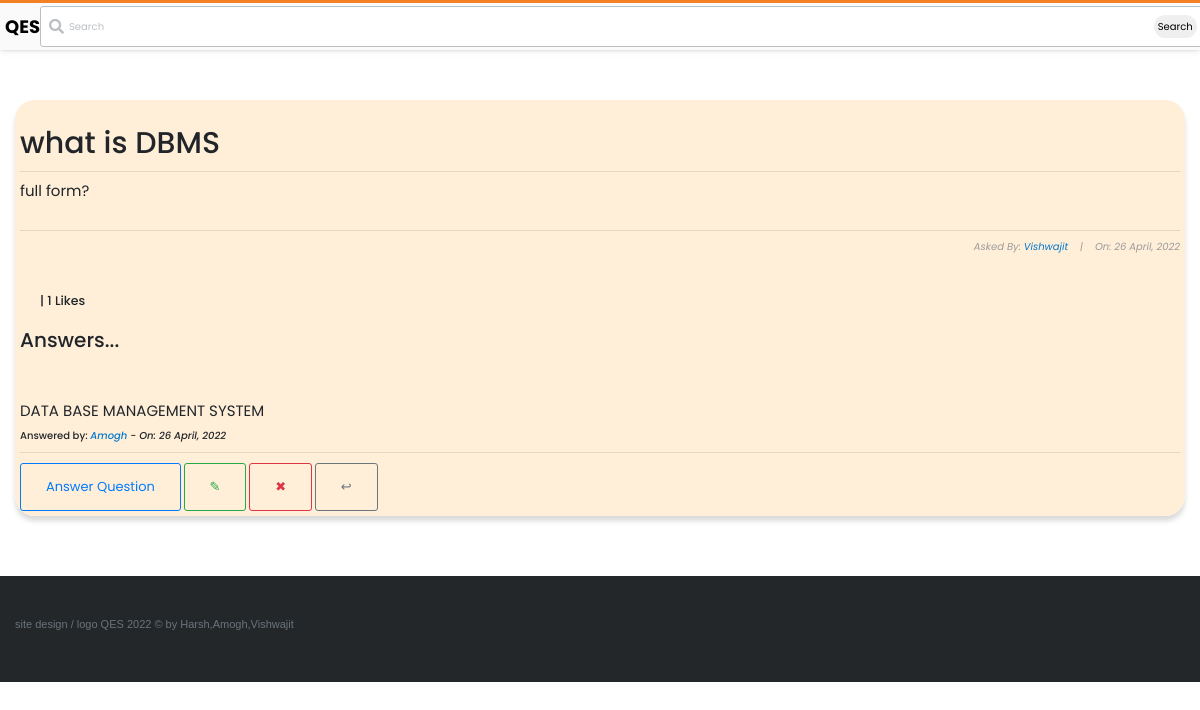
Screenshot of /questions/10/ (signed in) with the database file from the repository.
### stackbase/models.py (models this page shows, shortened)
class Question(models.Model):
    user = models.ForeignKey(User, on_delete=models.CASCADE)
    title = models.CharField(max_length=10000)
    content = RichTextField()
    likes = models.ManyToManyField(User, related_name='question_post')
    date_created = models.DateTimeField(default=timezone.now)
    def total_likes(self):
        return self.likes.count()

class Comment(models.Model):
    question = models.ForeignKey(Question, related_name="comment", on_delete=models.CASCADE)
    name = models.CharField(max_length=1000)
    content = RichTextField()
    date_created = models.DateTimeField(default=timezone.now)

### stackbase/views.py (the view)
# urls.py: path('questions/<int:pk>/', views.QuestionDetailView.as_view(), name="question-detail"),
class QuestionDetailView(DetailView):
    model = Question
    def get_context_data(self, *args, **kwargs):
        context = super(QuestionDetailView, self).get_context_data()
        something = get_object_or_404(Question, id=self.kwargs['pk'])
        total_likes = something.total_likes()
        liked = False
        if something.likes.filter(id=self.request.user.id).exists():
            liked = True
        context['total_likes'] = total_likes
        context['liked'] = liked
        return context

### stackbase/templates/stackbase/question_detail.html (shortened to what this page needs)
{% extends 'base.html' %}
{% block content %}
<!DOCTYPE html>
<html lang="en">
<head>
</head>
<body>
    <div class="container">
        <div class="list-question">
            <div class="questions">
                <div class="container" style="background-color: rgba(255, 235, 209, 0.808); padding: 5px; box-shadow: rgba(0, 0, 0, 0.15) 0px 5px 5px 0px; border-radius: 20px;" >
                    <h3 id="fh3">{{question.title}}</h3>
                    <hr>
                    <h6 id="fh6">{{ question.content|safe }}</h6>
                    <hr>
                    <h6 id="fh6" style="font-size: 10px; font-style: italic; color: rgb(155, 155, 155); text-align: right;">Asked By: <a href="{% url 'profile' %}">{{ object.user|title }}</a>&nbsp;&nbsp;&nbsp; |&nbsp;&nbsp;&nbsp; On: {{ object.date_created|date:"j F, Y" }}</h6>
                    <br>
                        <form action="{% url 'stackbase:like_post' object.pk %}" method="POST">
                            {% if user.is_authenticated %}
                                {% if liked %}
                                    <div style="display: flex; align-items: center; margin-left: 10px;">
                                        <button type="submit" name="question_id" value="{{ question.id }}" style="border: none; border-radius: 60px;"><img src="https://image.similarpng.com/very-thumbnail/2020/06/Dislike-icon-transparent-PNG.png" alt="" style="width: 40px;"></button> <h5 style="margin-left: 10px; cursor: pointer;"> |  {{ total_likes }} Likes</h5>
                                    </div>
                                {% else %}
                                    <div style="display: flex; align-items: center; margin-left: 10px;">
                                        <h5 style="margin-left: 10px; cursor: pointer;"> |  {{ total_likes }} Likes</h5>
                                    </div>
                                {% endif %}
                            {% else %}
                                <h5 style="margin-left: 10px; cursor: pointer;"><a href="{% url 'login' %}">Login</a> to Like Question |  {{ total_likes }} Likes</h5>
                            {% endif %}
                        </form>
                    <br>
                    <h2>Answers...</h2> <br><br><br>
                    {% if not question.comment.all %}
                        <h3>No Answers yet... <a href="">Answer Question</a> </h3>
                    {% else %}
                        {% for comment in question.comment.all %}
                            <h3 style="font-weight: normal; font-size: 15px;">{{comment.content|safe}}</h3>
                            <h3 style="font-size: 10px;">Answered by: <i><a href="">{{comment.name}}</a> - On: {{comment.date_created|date:"j F, Y"}}</i></h3>
                            <hr>
                        {% endfor %}
                    {% endif %}
                    <a class="btn btn-outline-primary" id="fa" href="{% url 'stackbase:question-comment' question.id %}" style="text-decoration: none;">Answer Question</a>
                    <a style="text-decoration: none; " class="btn btn-outline-success" href="{% url 'stackbase:question-update' question.id %}">&#x270E;</a>
                    <a style="text-decoration: none; " class="btn btn-outline-danger" href="{% url 'stackbase:question-delete' question.id %}">&#x2716;</a>
                    <a style="text-decoration: none; " class="btn btn-outline-secondary" href="{% url 'stackbase:question-lists' %}">&#x21a9;</a>
                </div> <br><br>
                </div> <br>
            </div>
        </div>
        <br>
</body>
</html>
{% endblock content %}

### static/main.css (style rules this page uses)
:root { --white: #fff; --black: #0c0d0e; --orange: #f48024; --yellow: #fbf2d4; --green: #5eba7d; --blue: #0077cc; --powder: #e1ecf4; --red: #d1383d; --black-025: #fafafb; --black-050: #eff0f1; --black-075: #e4e6e8; --black-100: #d6d9dc; --black-150: #c8ccd0; --black-200: #bbc0c4; --black-300: #9fa6ad; --black-350: #9199a1; --black-400: #848d95; --black-500: #6a737c; --black-600: #535a60; --black-700: #3c4146; --black-750: #2f3337; --black-800: #242729; --black-900: #0c0d0e; --orange-050: #fff7f2; --orange-100: #fee3cf; --orange-200: #fcd0ad; --orange-300: #f7aa6d; --orange-400: #f48024; --orange-500: #f2720c; --orange-600: #da670b; --orange-700: #bd5c00; --orange-800: #a35200; --orange-900: #874600; --blue-050: #f2f9ff; --blue-100: #cfeafe; --blue-200: #addafc; --blue-300: #6cbbf7; --blue-400: #379fef; --blue-500: #0095ff; --blue-600: #0077cc; --blue-700: #0064bd; --blue-800: #0054a3; --blue-900: #004487; --powder-050: #f4f8fb; --powder-100: #e1ecf4; --powder-200: #d1e5f1; --powder-300: #b3d3ea; --powder-400: #a0c7e4; --powder-500: #7aa7c7; --powder-600: #5b8db1; --powder-700: #39739d; --powder-800: #2c5777; --powder-900: #1e3c52; --green-025: #eef8f1; --green-050: #dcf0e2; --green-100: #cae8d4; --green-200: #a6d9b7; --green-300: #82ca9a; --green-400: #5eba7d; --green-500: #48a868; --green-600: #3d8f58; --green-700: #2f6f44; --green-800: #29603b; --green-900: #1e472c; --yellow-050: #fdf7e3; --yellow-100: #fbf2d4; --yellow-200: #f1e5bc; --yellow-300: #e6d178; --yellow-400: #e9c63f; --yellow-500: #ddb624; --yellow-600: #cea51b; --yellow-700: #b89516; --yellow-800: #9f8010; --yellow-900: #826a0b; --red-050: #fdf3f4; --red-100: #f9d3d7; --red-200: #f4b4bb; --red-300: #e87c87; --red-400: #de535e; --red-500: #d1383d; --red-600: #c02d2e; --red-700: #ac2726; --red-800: #942121; --red-900: #7a1819; --gold: #ffcc01; --gold-lighter: #fff4d1; --gold-darker: #f1b600; --silver: #b4b8bc; --silver-lighter: #e8e8e8; --silver-darker: #9a9c9f; --bronze: #caa789; --bronze-lighter: #f2e9e1; --bronze-darker: #ab825f; --fc-dark: #0c0d0e; --fc-medium: #3c4146; --fc-light: #6a737c; --focus-ring: rgba(0,149,255,0.15); --focus-ring-success: rgba(166,217,183,0.4); --focus-ring-warning: rgba(233,198,63,0.4); --focus-ring-error: rgba(192,45,46,0.15); --focus-ring-muted: rgba(36,39,41,0.1); --bs-sm: 0 1px 2px rgba(0,0,0,0.05),0 1px 4px rgba(0,0,0,0.05),0 2px 8px rgba(0,0,0,0.05); --bs-md: 0 1px 3px rgba(0,0,0,0.06),0 2px 6px rgba(0,0,0,0.06),0 3px 8px rgba(0,0,0,0.09); --bs-lg: 0 1px 4px rgba(0,0,0,0.09),0 3px 8px rgba(0,0,0,0.09),0 4px 13px rgba(0,0,0,0.13); --scrollbar: rgba(0,0,0,0.2); --highlight-bg: #f6f6f6; --highlight-color: #2f3337; --highlight-comment: #656e77; --highlight-punctuation: var(--black-600); --highlight-namespace: #b75501; --highlight-attribute: #015692; --highlight-literal: #b75501; --highlight-symbol: #803378; --highlight-keyword: #015692; --highlight-variable: #54790d; --highlight-addition: #2f6f44; --highlight-deletion: #c02d2e; --dark-blue:#2b2d6e; --magnolia:#f7f6f9; }
*, *::before, *::after { margin: 0; padding: 0; box-sizing: border-box; }
html { font-family: Arial, "Helvetica Neue", Helvetica, sans-serif; font-size: 10px; color: var(--black-800); }
.container { width: 100%; max-width: 126.4rem; margin: 0 auto; padding: 0 1.5rem; }
a { text-decoration: none; color: var(--blue-600); cursor: pointer; }
.btn { text-align: center; font-size: 1.3rem; border-radius: 3px; transition: all 0.5s; padding: 1.3rem 2.5rem; }

### stackbase/templates/stackbase/question_detail.html (style rules this page uses)
body { margin-top: 100px; font-family: 'Poppins', sans-serif; }
#fh3 { text-align: center; font-size: 30px; padding-top: 20px; text-align: left; }
#fh6 { text-align: left; font-size: 15px; padding-bottom: 20px; font-weight: normal; }

### rows the page displays
Question: title "what is DBMS", content "full form?", user "Vishwajit", date_created "26 April, 2022"
Comment: content "DATA BASE MANAGEMENT SYSTEM", name "Amogh", date_created "26 April, 2022"

### other values shown
{{ total_likes }} "1"
